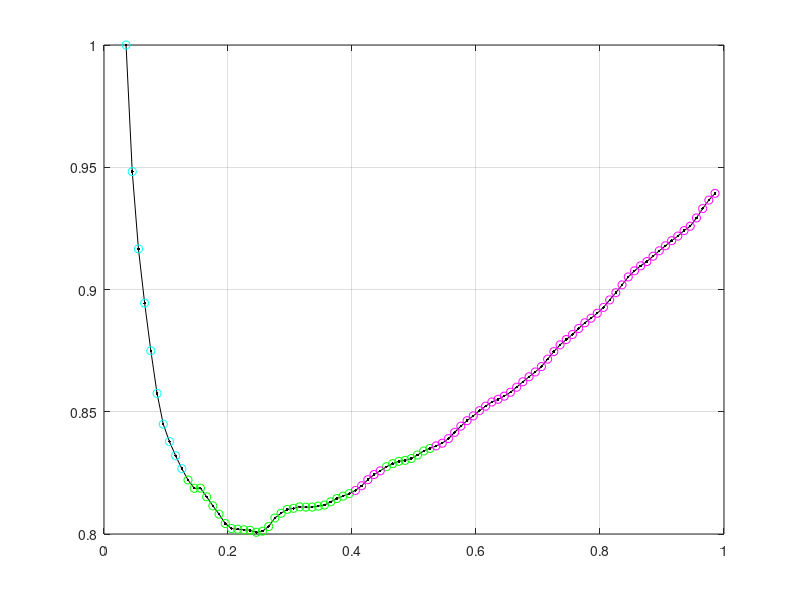

This figure's MATLAB source:
clc
clear all;
close all;

load parameters
tam=size(x_hist(:,1),1); % Number of available data samples

% x_hist(:,1) corresponds to rotor resistance data, while x_hist(:,2) 
% corresponds to rotor reactance data. Therefore, either column should be 
% selected depending on the parameter for which the slip region partitioning is to be performed.
y=x_hist(:,1); y=y/max(y);
x=(1:tam)';

% The window size must be selected such that the data within each window 
% can be adequately approximated by a linear model
tj=4; % Moving window half-width
param = zeros(tam,2); % Initialization of the vector storing local linear coefficients

% Estimation of local linear parameters using a moving window approach
for c=(1+tj):(tam-tj)
  S=polyfit(x((c-tj):(c+tj)),y((c-tj):(c+tj)),1);
  param(c,1:2)=S;
end

% Replication of boundary coefficients to handle edge regions
param(1:tj,1:2)=repmat(param(tj+1,1:2),tj,1);
param(tam-tj+1:tam,1:2)=repmat(param(tam-tj,1:2),tj,1);

% Clustering of data points based on local linear coefficients (K-means)
% If running in GNU Octave, it is necessary to load the statistics package
% to enable the use of the kmeans function
%pkg load statistics
[idx, C] = kmeans(param, 3);
c1=find(idx==1);
c2=find(idx==2);
c3=find(idx==3);

% Visualization of clustering results
plot(s_hist(x),y,'k.-'),
hold on,plot(s_hist(x(c1,1)),y(c1,1),'og'),grid on,
hold on,plot(s_hist(x(c2,1)),y(c2,1),'om'),grid on,
hold on,plot(s_hist(x(c3,1)),y(c3,1),'oc'),grid on,
